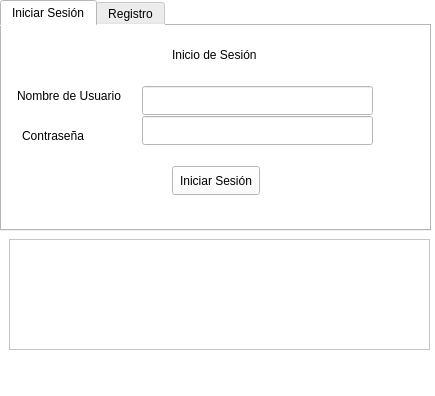
<?xml version="1.0" encoding="UTF-8"?>
<ui version="4.0">
 <class>MainWindow</class>
 <widget class="QMainWindow" name="MainWindow">
  <property name="geometry">
   <rect>
    <x>0</x>
    <y>0</y>
    <width>435</width>
    <height>396</height>
   </rect>
  </property>
  <property name="windowTitle">
   <string>MainWindow</string>
  </property>
  <property name="styleSheet">
   <string notr="true">background-color: rgb(255, 255, 255);</string>
  </property>
  <widget class="QWidget" name="centralwidget">
   <widget class="QTabWidget" name="tabs">
    <property name="geometry">
     <rect>
      <x>0</x>
      <y>0</y>
      <width>431</width>
      <height>231</height>
     </rect>
    </property>
    <property name="currentIndex">
     <number>0</number>
    </property>
    <widget class="QWidget" name="loginTab">
     <attribute name="title">
      <string>Iniciar Sesión</string>
     </attribute>
     <widget class="QLabel" name="loginLabel">
      <property name="geometry">
       <rect>
        <x>170</x>
        <y>20</y>
        <width>91</width>
        <height>17</height>
       </rect>
      </property>
      <property name="text">
       <string>Inicio de Sesión</string>
      </property>
     </widget>
     <widget class="QPushButton" name="loginButton">
      <property name="geometry">
       <rect>
        <x>170</x>
        <y>140</y>
        <width>88</width>
        <height>29</height>
       </rect>
      </property>
      <property name="text">
       <string>Iniciar Sesión</string>
      </property>
     </widget>
     <widget class="QLabel" name="userNameLabel">
      <property name="geometry">
       <rect>
        <x>15</x>
        <y>60</y>
        <width>121</width>
        <height>20</height>
       </rect>
      </property>
      <property name="text">
       <string>Nombre de Usuario</string>
      </property>
     </widget>
     <widget class="QLabel" name="passwordLabel">
      <property name="geometry">
       <rect>
        <x>20</x>
        <y>100</y>
        <width>121</width>
        <height>20</height>
       </rect>
      </property>
      <property name="text">
       <string>Contraseña</string>
      </property>
     </widget>
     <widget class="QLineEdit" name="userNameEdit">
      <property name="geometry">
       <rect>
        <x>140</x>
        <y>60</y>
        <width>231</width>
        <height>29</height>
       </rect>
      </property>
     </widget>
     <widget class="QLineEdit" name="passwordEdit">
      <property name="geometry">
       <rect>
        <x>140</x>
        <y>90</y>
        <width>231</width>
        <height>29</height>
       </rect>
      </property>
      <property name="echoMode">
       <enum>QLineEdit::PasswordEchoOnEdit</enum>
      </property>
     </widget>
    </widget>
    <widget class="QWidget" name="registerTab">
     <attribute name="title">
      <string>Registro</string>
     </attribute>
     <widget class="QLabel" name="passwordLabelR">
      <property name="geometry">
       <rect>
        <x>20</x>
        <y>90</y>
        <width>121</width>
        <height>20</height>
       </rect>
      </property>
      <property name="text">
       <string>Contraseña</string>
      </property>
     </widget>
     <widget class="QLabel" name="registerLabel">
      <property name="geometry">
       <rect>
        <x>190</x>
        <y>10</y>
        <width>51</width>
        <height>17</height>
       </rect>
      </property>
      <property name="text">
       <string>Registro</string>
      </property>
     </widget>
     <widget class="QLabel" name="userNameLabelR">
      <property name="geometry">
       <rect>
        <x>15</x>
        <y>50</y>
        <width>121</width>
        <height>20</height>
       </rect>
      </property>
      <property name="text">
       <string>Nombre de Usuario</string>
      </property>
     </widget>
     <widget class="QPushButton" name="registerButton">
      <property name="geometry">
       <rect>
        <x>170</x>
        <y>150</y>
        <width>88</width>
        <height>29</height>
       </rect>
      </property>
      <property name="text">
       <string>Registrar</string>
      </property>
     </widget>
     <widget class="QLabel" name="confirmLabelR">
      <property name="geometry">
       <rect>
        <x>10</x>
        <y>120</y>
        <width>131</width>
        <height>20</height>
       </rect>
      </property>
      <property name="text">
       <string>Confirmar Contraseña</string>
      </property>
     </widget>
     <widget class="QLineEdit" name="userNameEditR">
      <property name="geometry">
       <rect>
        <x>150</x>
        <y>40</y>
        <width>231</width>
        <height>29</height>
       </rect>
      </property>
     </widget>
     <widget class="QLineEdit" name="passwordEditR">
      <property name="geometry">
       <rect>
        <x>150</x>
        <y>80</y>
        <width>231</width>
        <height>29</height>
       </rect>
      </property>
      <property name="echoMode">
       <enum>QLineEdit::PasswordEchoOnEdit</enum>
      </property>
     </widget>
     <widget class="QLineEdit" name="confirmEditR">
      <property name="geometry">
       <rect>
        <x>150</x>
        <y>110</y>
        <width>231</width>
        <height>29</height>
       </rect>
      </property>
      <property name="echoMode">
       <enum>QLineEdit::PasswordEchoOnEdit</enum>
      </property>
     </widget>
    </widget>
   </widget>
   <widget class="QFrame" name="img">
    <property name="geometry">
     <rect>
      <x>9</x>
      <y>239</y>
      <width>421</width>
      <height>111</height>
     </rect>
    </property>
    <property name="styleSheet">
     <string notr="true">background-color: rgb(255, 255, 255);
image: url(:/newPrefix/hearthecg.jpg);</string>
    </property>
    <property name="frameShape">
     <enum>QFrame::StyledPanel</enum>
    </property>
    <property name="frameShadow">
     <enum>QFrame::Raised</enum>
    </property>
   </widget>
  </widget>
  <widget class="QMenuBar" name="menubar">
   <property name="geometry">
    <rect>
     <x>0</x>
     <y>0</y>
     <width>435</width>
     <height>23</height>
    </rect>
   </property>
  </widget>
  <widget class="QStatusBar" name="statusbar"/>
 </widget>
 <resources>
  <include location="ecg.qrc"/>
 </resources>
 <connections/>
</ui>
